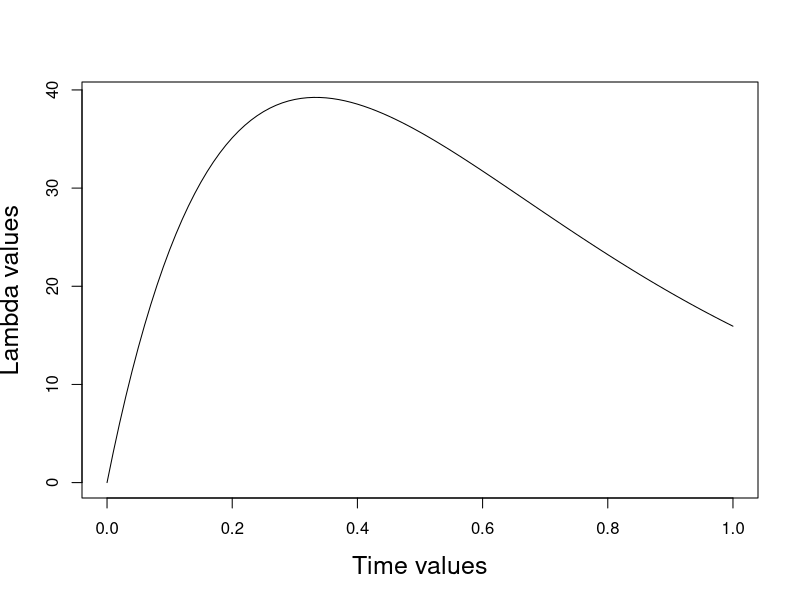
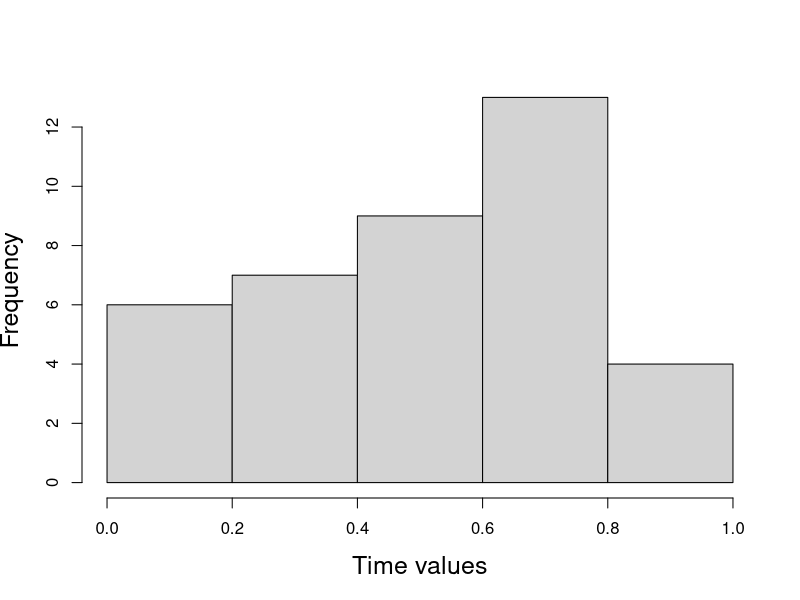

The R script that drew these images, in order: (Note: a time limit stopped this script after it produced the figures.)

GenerateDataFromDistr <- function(a, b, c, tau = 1) {
  # Generation of data from the NHPP distribution.
  # 
  # Args:
  #   a, b, c: Parameters in distribution.
  #   tau: End time.
  #   
  # Returns:
  #   A vector of samples from model
  tauLambda = LargeLambdaEstimate(tau, a, b, c)
  numpoints = rpois(1, tauLambda)
  # vector to be returned
  x = replicate(numpoints, GenerateOneSamplePoisson(tauLambda, a, b, c))
  return(x)
}

GenerateOneSamplePoisson <- function(tauLambda, a, b, c) {
  # Finds x for the cumulative distribution equal a probability.
  # 
  # Args:
  #   tauLambda: Large lambda estimate for tau.
  #   
  # Returns:
  #   A sample from poisson distribution.
  
  # Cumulative probability.
  u = runif(1) 
  # Starting time.
  x = 0
  tolerance = 0.0001
  stepSize = 0.1
  largeLambdaValue = 0
  direction = 1
  
  while (abs(largeLambdaValue - u) > tolerance)  {
    x = x + direction*stepSize
    # Check that x is still above 0
    if (x <= 0) {
      direction = 1
      x = stepSize
    }
    largeLambdaValue = LargeLambdaEstimate(x, a, b, c)/tauLambda
    
    # Going left and pass the point
    if ((u > largeLambdaValue) && (direction == -1)) {
      stepSize = stepSize/2
      direction = 1
    }
    
    # Going right and pass the point
    if ((u < largeLambdaValue) && (direction == 1)) {
      stepSize = stepSize/2
      direction = -1
    }
  }
  return(x)
}

GenerateDataNumInverse <- function(a, b, c, NUMPOINTS) {
  # Generation of data from a NHPP model.
  # Done by finding inverse numerical.
  #
  # Args:
  #   a, b, c: Parameters in model.
  #
  # Returns:
  #   A vector of samples from model.
  
  # One too many to normalize the sample between 0 and 1.
  x = rep(0, NUMPOINTS + 1)
  for (i in 1:length(x)) {
    x[i] = GeneratOneSampleNumInverse(a, b, c)
  }
  x = sort(x)
  # Normalizing times between 0 and 1.
  x = x/x[length(x)]
  return(x[1:NUMPOINTS])
}

GeneratOneSampleNumInverse <- function(a, b, c) {
  # Generate t value for a value u. Numerically.
  #
  # Args:
  #   a, b, c: Parameters in NHPP.
  #
  # Returns:
  #   One sample from NHPP
  
  # Cumulative probability
  u = runif(1)
  
  # Starting time.
  x = 0
  tolerance = 0.0001
  stepSize = 0.1
  largeLambdaValue = 0
  direction = 1
  
  while (abs(largeLambdaValue - u) > tolerance)  {
    x = x + direction*stepSize
    # Check that x is still above 0
    if (x <= 0) {
      direction = 1
      x = stepSize
    }
    largeLambdaValue = LargeLambdaEstimate(x, a, b, c)
    
    # Going left and pass the point
    if ((u > largeLambdaValue) && (direction == -1)) {
      stepSize = stepSize/2
      direction = 1
    }
    
    # Going right and pass the point
    if ((u < largeLambdaValue) && (direction == 1)) {
      stepSize = stepSize/2
      direction = -1
    }
  }
  
  return(x)
}

ScrambleData <- function(xSampleInit, statS1, statS2,
                         NUMPOINTS, nIterations) {
  # Scramble data by picking random x, but keeping the sufficient statistics.
  #
  # Args: 
  #   xSampleInit: Data to scramble.
  #   statS1: Sum of data.
  #   statS2: Prod of data.
  #   NUMPOINT: Number of points in data.
  #   nIterations: Number of iterations for scramble.
  #   
  # Returns:
  #   A vector of scrambled data.

  myData = xSampleInit
  for(i in 1:nIterations){
    xThreeUnique = DrawThreeUniqueX(NUMPOINTS)
    # Calculate sum and prod for these x's.
    sumX = myData[xThreeUnique[1]] + myData[xThreeUnique[2]] + myData[xThreeUnique[3]]
    prodX = myData[xThreeUnique[1]] * myData[xThreeUnique[2]] * myData[xThreeUnique[3]]
    
    newX3 = runif(1)
    if (sumX < 1) {
      newX3 = newX3*sumX
    }
    if (IsValid(newX3, sumX, prodX)){
      roots = FindRoots(newX3, sumX, prodX)
      if (CheckZeroToOne(roots[1]) && CheckZeroToOne(roots[2])) {
        # Update myData
        myData[xThreeUnique[1]] = roots[1]
        myData[xThreeUnique[2]] = roots[2]
        myData[xThreeUnique[3]] = newX3 
      }
    }
  }
  return(myData)
}

SamplerGibbsMet <- function(xSampleInit, statS1, statS2,
                            nIterations, convergencePlot = FALSE) {
  # A Gibbs sampler with one metropolis hastings step.
  #
  # Args:
  #   xSampleInit: Starting vector for the sample.
  #   statS1: Sum of data.
  #   statS2: Prod of data.
  #   nIterations: number of iterations before returning sample.
  #   convergerncePlot: Check for convergence.
  # 
  # Returns:
  #   Sample given statS1 and statS2. A vector.
  
  mySample = xSampleInit
  
  yConvPlotValues = 0
  if (convergencePlot) {
    yConvPlotValues = rep(0, nIterations)
  }
  
  for (i in 1:nIterations) {
    xThreeUnique = DrawThreeUniqueX(length(xSampleInit))
    # Calculate sum and prod for these x's.
    sumX = mySample[xThreeUnique[1]] + mySample[xThreeUnique[2]] + mySample[xThreeUnique[3]]
    prodX = mySample[xThreeUnique[1]] * mySample[xThreeUnique[2]] * mySample[xThreeUnique[3]]
    
    x3Current = mySample[xThreeUnique[3]]
    # Draw proposal X3
    x3 = runif(1)
    # Check validity of x3
    if (sumX < 1) {
      x3 = x3*sumX
    }
    if (IsValid(x3, sumX, prodX)) {
      # Calculate x1 and x2
      roots = FindRoots(x3, sumX, prodX)
      # Check roots for legal values.
      if(CheckZeroToOne(roots[1]) && CheckZeroToOne(roots[2]) && !is.nan(roots[1]) && !is.nan(roots[2])) {
        # Calculate acceptance
        alpha = min(1, Distribution(x3, sumX, prodX)/Distribution(x3Current, sumX, prodX))
        # Acceptance step
        u = runif(1)
        if(u <= alpha) {
          # Update mySample
          mySample[xThreeUnique[1]] = roots[1]
          mySample[xThreeUnique[2]] = roots[2]
          mySample[xThreeUnique[3]] = x3 
#           if (convergencePlot) {
#             yConvPlotValues[i] = yConvPlotValues[i] + 1
#           }
        }
      }
    }
    
    if (convergencePlot) {
      yConvPlotValues[i] = median(mySample)
    }
  }
  if (convergencePlot) {
    print(sum(yConvPlotValues)/nIterations)
    plot(seq(1, nIterations, 1), yConvPlotValues, type="l")
  }
  return(mySample)
}

FindXByInverseF <- function(sumX, prodX) {
  # Generating a value x by finding the inverse of F(x).
  # 
  # Args:
  # 
  # Returns:
  #   A value for the inverse F.
  
  # Cumulative probability
  u = runif(1)
  
  # Starting time.
  x = 0
  tolerance = 0.0001
  stepSize = 0.1
  integralValue = 0
  direction = 1
  
  while (abs(integralValue - u) > tolerance)  {
    x = x + direction*stepSize
    # Check that x is still above 0
    if (x <= 0) {
      direction = 1
      x = stepSize
    }
    integralValue = CalcCumulativeDistr(x, sumX, prodX)
    
    # Going left and pass the point
    if ((u > integralValue) && (direction == -1)) {
      stepSize = stepSize/2
      direction = 1
    }
    
    # Going right and pass the point
    if ((u < integralValue) && (direction == 1)) {
      stepSize = stepSize/2
      direction = -1
    }
  }
  return(x)
}

CalcCumulativeDistr <- function(x, sumX, prodX) {
  # Using the trapez method to calculate cumulative functon for given x.
  #
  # Args:
  #   x: End point for the integral.
  #   sumX: Sum of the x's
  #   prodX: Prod of the x's
  # 
  # Returns:
  #   value for integral.

  # Number of steps.
  n = 100
  # Start cannot be 0. Trapez function becomes divide by zero for some b = 0. 
  start = 0.0001
  end = x
  stepSize = (end-start)/n
  x = seq(start, end, stepSize)
  y = rep(0, length(x))
  y = 1/(x*sqrt((sumX - x)^2 - 4*prodX/x))
  tmp = (y > 0)
  y = y*tmp
  return((stepSize/2)*(y[1] + y[n+1] + 2*sum(y[2:n])))  
  
}

DrawThreeUniqueX <- function(numPoints) {
  # Draw three unique values from 1 to NUMPOINTS.
  #
  # Args:
  #   NUMPOINTS: End value for draw intervall.
  #
  # Retuns:
  #   A vector of length 3 with unique values.
  
  return(sample(numPoints, 3))
}

IsValid <- function(value, a, b) {
  # Check to see if x1 is a valid value for our density function.
  #
  # Args:
  #   value: Value to check for validity.
  #   a: Sum.
  #   b: Product.
  #
  # Returns:
  #   A boolean value 1 or 0.
  
  return(((value*((a - value)^2) - 4*b) > 0))
}

FindRoots <- function(x3, a, b) {
  # Finding roots of second order function.
  #
  # Args:
  #   x3: Proposal value.
  #   a: Sum of the three x's.
  #   b: Product of the three x's.
  #
  # Returns:
  #   A vector of length 2 containing the two roots.
  
  roots = rep(0, 2)
  roots[1] = ((a - x3) + sqrt((a - x3)^2 - 4*b/x3))/2 
  roots[2] = ((a - x3) - sqrt((a - x3)^2 - 4*b/x3))/2
  return(roots)
}

CheckZeroToOne <- function(value) {
  # Check to see if a value is between 0 and 1.
  #
  # Args:
  #   value: Value to check.
  #
  # Returns:
  #   A boolean value 1 or 0.
  return((value <= 1) && (value >= 0))
}

Distribution <- function(x3, a, b) {
  # Calculating probability for a value x3.
  #
  # Args:
  #   x3: Variable.
  #   a: Sum of the three x's
  #   b: Prod of the three x's
  #
  # Returns:
  #   A probability value.
  return(1/(x3*sqrt(((a-x3)^2) - 4*b/x3)))
} 

LogLikelihoodNhpp <- function(x) {
  # Calculating value of log likelihood to NHPP.
  #
  # Args:
  #   x: Vector of parameters in log likelihood.
  #
  # Returns:
  #   A value for the log likelihood.
  
  a = x[1]
  b = x[2]
  c = x[3]
  dataPoints = length(data)
  # This the negative log likelihood. This is for finding max(min).
  L = -dataPoints*log(a) - dataPoints*log(b) - (b-1)*sum(log(data)) - c*sum(data) + a*b*TrapezIntegral(1, b, c)
  return(L)
}

TrapezIntegral <- function(end, b, c) {
  # Trapez method to solve an integral.
  #
  # Args: 
  #   b: Value of parameter.
  #   c: Value of parameter.
  #
  # Returns:
  #   Value of the integral.
  
  # Step size
  n = 100
  # Start cannot be 0. Trapez function becomes divide by zero for some b = 0. 
  start = 0.0001
  stepSize = (end-start)/n
  x = seq(start, end, stepSize)
  y = TrapezFunction(x, b, c)
#   print(y)
#   if (y[1] == Inf) {
#     print("start")
#     print(x[1])
#     print(b)
#     print(c)
#     print("slutt")
#   }
  return((stepSize/2)*(y[1] + y[n+1] + 2*sum(y[2:n])))
}

TrapezFunction <- function(x, b, c) {
  # Function to itegrate over.
  #
  # Args:
  #   x: Data point.
  #   b: Value for b parameter.
  #   c: value for c parameter.
  #
  # Returns:
  #   A value for given data point.
  return((x^(b-1))*exp(c*x))
}

SmallLambda <- function(x, a, b, c) {
  # Returns value of lambda function for given parameters
  # 
  # Args:
  #   x: Time value.
  #   a: Parameter value.
  #   b: Parameter value.
  #   c: Parameter value.
  return(a*b*(x^(b-1))*exp(c*x))
}

LargeLambdaEstimate <- function(x, a, b, c) {
  # Estimate of the large lambda function
  #
  # Args:
  #   x: Time value. Not a vector.
  #   a: Estimated value for parameter.
  #   b: Estimated value for parameter.
  #   c: Estimated value for parameter.
  #
  # Returns:
  #   A value for the lambda estimate.
  return(a*b*TrapezIntegral(x, b, c))
}

GreenwoodStatistic <- function(x) {
  # Calculating Greenwood statistic value for given data set. Two sided.
  #
  # Args:
  #   x: Given data set of time.
  #
  # Returns:
  #   Greenwood value
  
  x = sort(x)
  # Transformed times
  v = rep(0, length(x)+1)
  
  greenwoodSum = 0
  
  # Large lambda estimate for xn
  largeLambdaTau = LargeLambdaEstimate(1, aEstimated, bEstimated, cEstimated)
  # Calculate tranformed times
  for (i in 1:length(x)) {
    largeLambdaI = LargeLambdaEstimate(x[i], aEstimated, bEstimated, cEstimated)
    v[i+1] = largeLambdaI/largeLambdaTau
    greenwoodSum = greenwoodSum + (v[i+1] - v[i])^2
  }
  greenwoodSum = greenwoodSum + (1 - v[length(v)])^2
  return(greenwoodSum)
}

CalcStatistics <- function(x) {
  # Calculation of tranformed times and different statistics.
  # 
  # Args:
  #   x: Data given as time.
  
  x = sort(x)
  # Tranformed times
  v = rep(0, length(x))
  largeLambdaTau = LargeLambdaEstimate(1, aEstimated, bEstimated, cEstimated)
  laplaceSum = 0
  cramerSum = 0
  dPlus = -100
  dMinus = -100
  for(i in 1:length(x)) {
    largeLambdaI = LargeLambdaEstimate(x[i], aEstimated, bEstimated, cEstimated)
    v[i] = largeLambdaI/largeLambdaTau
    laplaceSum = laplaceSum + v[i] - 1/2
    cramerSum = cramerSum + (v[i] - ((2*i - 1)/(2*length(x))))^2
    newDplus = (i/length(x) - v[i])
    if (newDplus > dPlus) {
      dPlus = newDplus
    }
    newDMinus = v[i] - ((i-1)/length(x))
    if (newDMinus > dMinus) {
      dMinus = newDMinus
    }
  }
  laplaceSum = sqrt(12/length(x))*laplaceSum
  cramerSum = cramerSum + 1/(12*length(x))
  return(c(cramerSum, laplaceSum, max(dPlus, dMinus)))
}


FindLogLikeliHoodEstimators <- function() {
  # Finding estimators from log likelihood
  #
  # Args:
  #
  # Returns:
  #   A list of parameters.
  
  # Solving numerically.
  result = optim(c(1,1,1), LogLikelihoodNhpp)
  return(result$par)
}

# Test functions
TestCheckZeroToOne <- function() {
  # Check to see if CheckZeroToOne behaves correctly.
  
  print(CheckZeroToOne(-6) == 0)
  print(CheckZeroToOne(6) == 0)
  print(CheckZeroToOne(0.5) == 1)
}

TestSums <- function() {
  # To check that two sums are equal. Two ways of finding x1 + x2.
  
  # Environment setup
  n = 20
  x = runif(n)
  aMark = sum(x[1:3])
  x3 = runif(1)
  a = sum(x) - x3 - sum(x[4:n])
  print(a == (aMark - x3))  
}

# Test runs
TestCheckZeroToOne()
TestSums()

# Running of script

# Iterations between samples. 
NITERATIONS = 1500
# Number of samples
NSAMP = 100000
# Data variable for log likelihood
data = 0
# Model parameters
aModel = 160
bModel = 2
cModel = -3
tau = 1
# Estimated parameters. 
# Estimated parameters will be the same for all samples because sum and product is constant.
aEstimated = 0
bEstimated = 0
cEstimated = 0

# Generate data
xData = GenerateDataFromDistr(aModel, bModel, cModel, tau) 
NUMPOINTS = length(xData)
data = xData
t = seq(from = 0, to = 1, by = 0.01)
lambdaValues = SmallLambda(t, aModel, bModel, cModel)
plot(t, lambdaValues, type="l", main="", ylab = "Lambda values", xlab = "Time values", cex.lab=1.5)
hist(xData, breaks=5, main="", xlab="Time values", cex.lab=1.5)
param = FindLogLikeliHoodEstimators()
aEstimated = param[1]
bEstimated = param[2]
cEstimated = param[3]
statS1 = sum(xData)
statS2 = prod(xData)
greenwoodObs = GreenwoodStatistic(xData)
statisticsObs = CalcStatistics(xData)
cramerObs = statisticsObs[1]
laplaceObs = statisticsObs[2]
kolmogorovObs = statisticsObs[3]


# Used for p-value
greenwoodBelow = 0
greenwoodAbove = 0
laplaceBelow = 0
laplaceAbove = 0
cramerBelow = 0
cramerAbove = 0
kolmogorovAbove = 0


# In case of burn in
burnIterations = 4000
xSample = SamplerGibbsMet(xData, statS1, statS2, burnIterations)

# Statistics storage
greenwoodSamples = rep(0, NSAMP)
laplaceSamples = rep(0, NSAMP)
cramerSamples = rep(0, NSAMP)
kolmogorovSamples = rep(0, NSAMP)


# Simulations
for (i in 1:NSAMP) {
  # Generate sample
  xSample = SamplerGibbsMet(xSample, statS1, statS2, NITERATIONS)
  sampleStatS1 = sum(xSample)
  sampleStatS2 = prod(xSample)
  
  ## Check sufficient statistics for correct values.
  #validStatS1 = (abs(sampleStatS1 - statS1) < 0.1) 
  #validStatS2 = (abs(sampleStatS2 - statS2) < 0.1)
  
  # Calculate greenwood statistic
  greenwood = GreenwoodStatistic(xSample)
  greenwoodSamples[i] = greenwood 
  
  if (greenwood >= greenwoodObs) {
    greenwoodAbove = greenwoodAbove + 1
  }
  
  if (greenwood <= greenwoodObs) {
    greenwoodBelow = greenwoodBelow + 1
  }
  
  statistics = CalcStatistics(xSample)
  
  # Laplace
  laplace = statistics[2]
  laplaceSamples[i] = laplace
  
  if (laplace >= laplaceObs) {
    laplaceAbove = laplaceAbove + 1
  }
  
  if (laplace <= laplaceObs) {
    laplaceBelow = laplaceBelow + 1
  }
  
  # Cramer
  cramer = statistics[1]
  cramerSamples[i] = cramer
  
  if (cramer >= cramerObs) {
    cramerAbove = cramerAbove + 1
  }
  
  # Kolmogorov
  kolmogorov = statistics[3]
  kolmogorovSamples[i] = kolmogorov
  
  if (kolmogorov >= kolmogorovObs) {
    kolmogorovAbove = kolmogorovAbove + 1
  }
  
}

# Plot of a sample
hist(xSample, breaks = 5, main="", xlab="Time values", cex.lab=1.5)

# Calculate p-value
pValueGreenwood = 2*min(greenwoodAbove/NSAMP, greenwoodBelow/NSAMP)
pValueLaplace = 2*min(laplaceAbove/NSAMP, laplaceBelow/NSAMP)
pValueCramer = cramerAbove/NSAMP
pValueKolmogorov = kolmogorovAbove/NSAMP
# Plot of greenwood statistics
breaks = 200
hist(greenwoodSamples, breaks=breaks, main="", xlab="Greenwood values", cex.lab=1.5)
abline(v = greenwoodObs, col="red")
hist(laplaceSamples,breaks=breaks, main="", xlab="Laplace values", cex.lab=1.5)
abline(v = laplaceObs, col="red")
hist(cramerSamples,breaks=breaks, main="", xlab="Cramer values", cex.lab=1.5)
abline(v = cramerObs, col="red")
hist(kolmogorovSamples, breaks=breaks, main="", xlab="Kolmogorov values",  cex.lab=1.5)
abline(v = kolmogorovObs, col="red")

# Save image
save.image(file="myData.RData")

print("Done")
